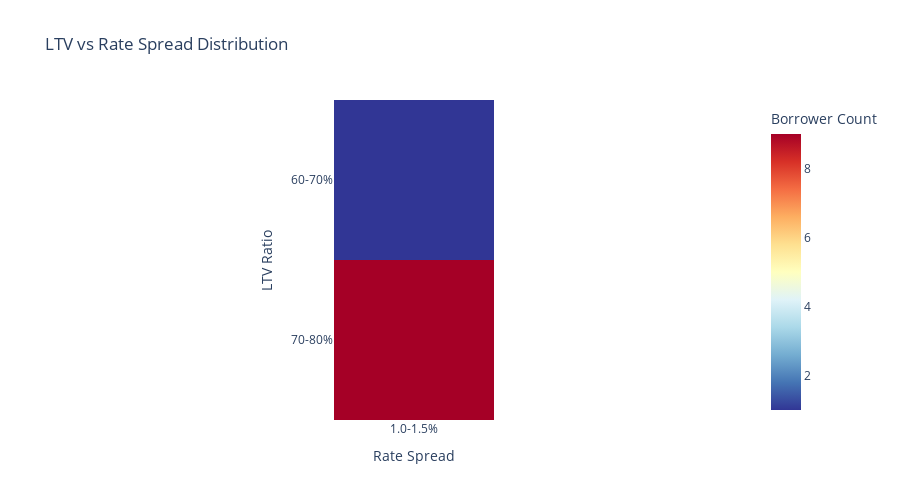

Notebook code for this chart:
### Markdown cell above
## 10. LTV vs Rate Spread Heatmap 🔥

Distribution heatmap showing the sweet spot for refinancing.

### Code cell
# Create bins for LTV and rate spread
df['ltv_bin'] = pd.cut(df['ltv_ratio'], bins=[0, 60, 70, 80, 100], labels=['0-60%', '60-70%', '70-80%', '>80%'])
df['rate_spread_bin'] = pd.cut(df['rate_spread'], bins=[0, 0.5, 1.0, 1.5, 10], labels=['0-0.5%', '0.5-1.0%', '1.0-1.5%', '>1.5%'])

# Create pivot table for heatmap
heatmap_data = df.groupby(['ltv_bin', 'rate_spread_bin']).size().reset_index(name='count')
heatmap_pivot = heatmap_data.pivot(index='ltv_bin', columns='rate_spread_bin', values='count').fillna(0)

# Create heatmap
fig = px.imshow(
    heatmap_pivot,
    labels=dict(x="Rate Spread", y="LTV Ratio", color="Borrower Count"),
    x=heatmap_pivot.columns,
    y=heatmap_pivot.index,
    color_continuous_scale='RdYlBu_r',
    title='LTV vs Rate Spread Distribution'
)

fig.update_layout(height=500)
fig.show()

print("\n🔥 Heatmap Insight:")
print("   Darker red areas indicate higher concentration of borrowers.")
print("   Sweet spot: Low LTV + High rate spread = Best refinance candidates")

### Figure 1 — Plotly figure (JSON) as saved in the notebook; plotly's stock layout.template omitted (floating-point values rounded to 4 significant figures)
{"data": [{"coloraxis": "coloraxis", "hovertemplate": "Rate Spread: %{x}<br>LTV Ratio: %{y}<br>Borrower Count: %{z}<extra></extra>", "name": "0", "type": "heatmap", "x": ["1.0-1.5%"], "xaxis": "x", "y": ["60-70%", "70-80%"], "yaxis": "y", "z": [[1], [9]]}], "layout": {"coloraxis": {"colorbar": {"title": {"text": "Borrower Count"}}, "colorscale": [[0, "rgb(49,54,149)"], [0.1, "rgb(69,117,180)"], [0.2, "rgb(116,173,209)"], [0.3, "rgb(171,217,233)"], [0.4, "rgb(224,243,248)"], [0.5, "rgb(255,255,191)"], [0.6, "rgb(254,224,144)"], [0.7, "rgb(253,174,97)"], [0.8, "rgb(244,109,67)"], [0.9, "rgb(215,48,39)"], [1, "rgb(165,0,38)"]]}, "height": 500, "title": {"text": "LTV vs Rate Spread Distribution"}, "xaxis": {"anchor": "y", "constrain": "domain", "domain": [0, 1], "scaleanchor": "y", "title": {"text": "Rate Spread"}}, "yaxis": {"anchor": "x", "autorange": "reversed", "constrain": "domain", "domain": [0, 1], "title": {"text": "LTV Ratio"}}}}
